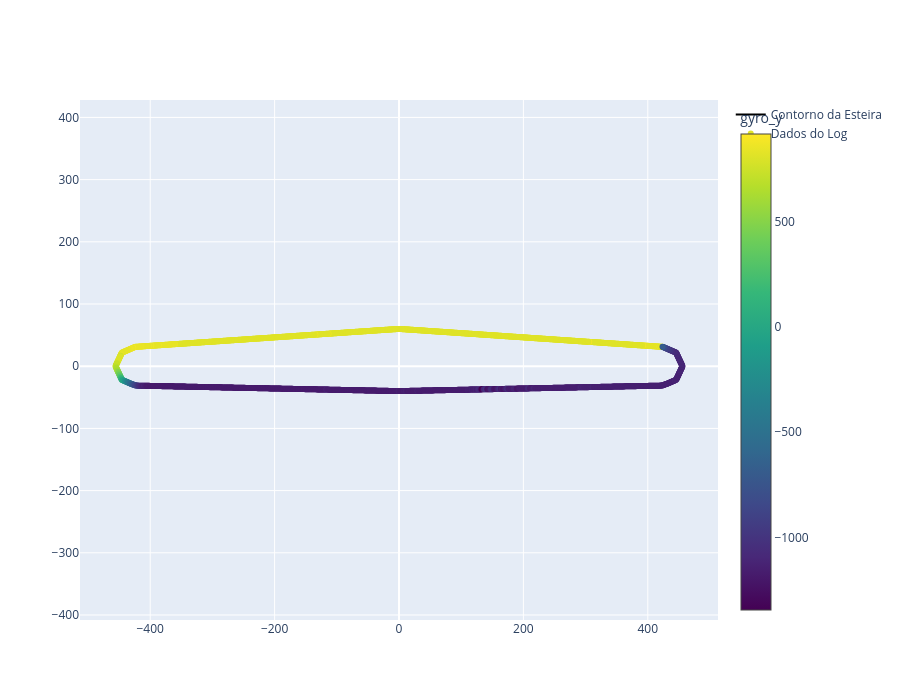

Write notebook code for a chart like this one.
### Markdown cell above
## Plot do **df_new com DTW** (alinhado ao df_ref desalinhado)

### Code cell
n_samples_dtw = len(dtw_map_vals)

interpolated_points_dtw = interpolate_path(conveyor_path, n_samples_dtw)

mapped_df_new = df_new.iloc[dtw_map_vals]

hover_texts_new = []
for index, row in mapped_df_new.iterrows():
    text = (f"<b>accel_x:</b> {row['accel_x']:.2f}<br><b>accel_y:</b> {row['accel_x']:.2f}<br><b>accel_z:</b> {row['accel_z']:.2f}<br>" +
            f"<b>gyro_x:</b> {row['gyro_x']:.4f}<br><b>gyro_y:</b> {row['gyro_y']:.4f}<br><b>gyro_z:</b> {row['gyro_z']:.4f}</br>" +
            f"<b>temp:</b> {row['temp']}<br>")
    hover_texts_new.append(text)

fig = go.Figure()

fig.add_trace(go.Scatter(
    x=conveyor_path[:, 0], y=conveyor_path[:, 1], mode='lines',
    line=dict(color='black', width=2), name='Contorno da Esteira'
))
fig.add_trace(go.Scatter(
    x=interpolated_points_dtw[:, 0], y=interpolated_points_dtw[:, 1], mode='markers',
    marker=dict(size=6, color=mapped_df_new['gyro_y'], colorscale='Viridis', showscale=True, colorbar=dict(title='gyro_y')),
    hoverinfo='text', hovertext=hover_texts_new, name='Dados do Log'
))
fig.update_layout(
    yaxis_scaleanchor="x", yaxis_scaleratio=1,
    showlegend=True, width=900, height=700
)

fig.show()

### Figure 1 — Plotly figure (JSON) as saved in the notebook; plotly's stock layout.template omitted (floating-point values rounded to 4 significant figures; data arrays with more than 128 entries replaced by an {"elided": "..."} marker saying what was removed)
{"data": [{"line": {"color": "black", "width": 2}, "mode": "lines", "name": "Contorno da Esteira", "type": "scatter", "x": [423.6, 0, -423.6, -445.6, -455.7, -445.6, -423.6, 0, 423.6, 445.6, 455.7, 445.6, 423.6], "y": [31.14, 60, 31.14, 21.79, 0, -21.79, -31.14, -40, -31.14, -21.79, 0, 21.79, 31.14]}, {"hoverinfo": "text", "hovertext": {"elided": "1871 str values"}, "marker": {"color": {"elided": "1871 int values"}, "colorbar": {"title": {"text": "gyro_y"}}, "colorscale": [[0, "#440154"], [0.1111, "#482878"], [0.2222, "#3e4989"], [0.3333, "#31688e"], [0.4444, "#26828e"], [0.5556, "#1f9e89"], [0.6667, "#35b779"], [0.7778, "#6ece58"], [0.8889, "#b5de2b"], [1, "#fde725"]], "showscale": true, "size": 6}, "mode": "markers", "name": "Dados do Log", "type": "scatter", "x": {"elided": "1871 float values"}, "y": {"elided": "1871 float values"}}], "layout": {"height": 700, "showlegend": true, "width": 900, "yaxis": {"scaleanchor": "x", "scaleratio": 1}}}
